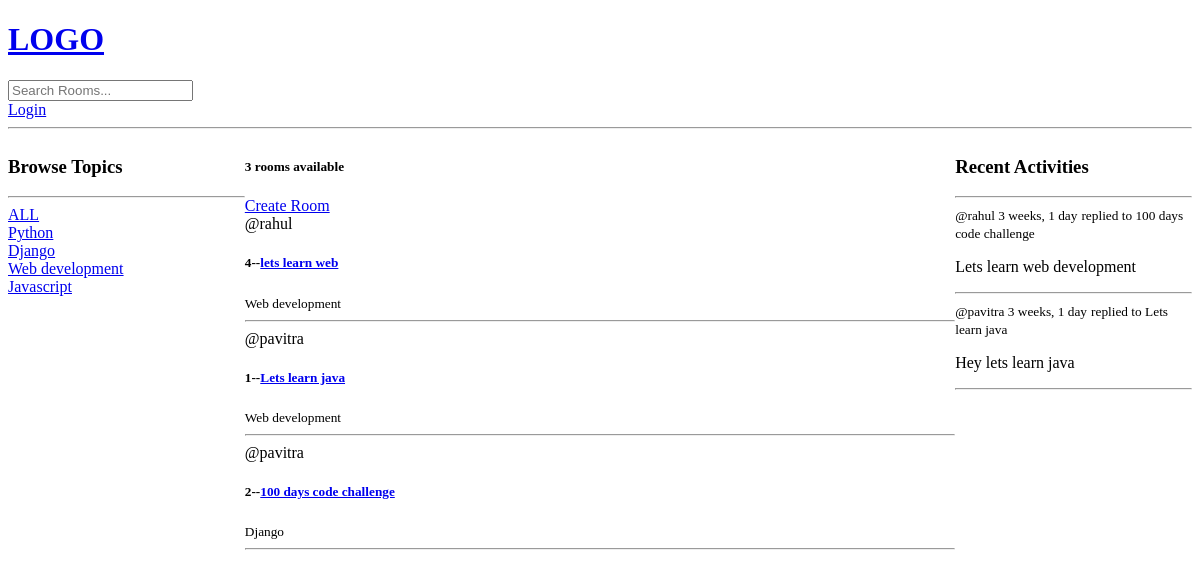
Before: / with the older database file.
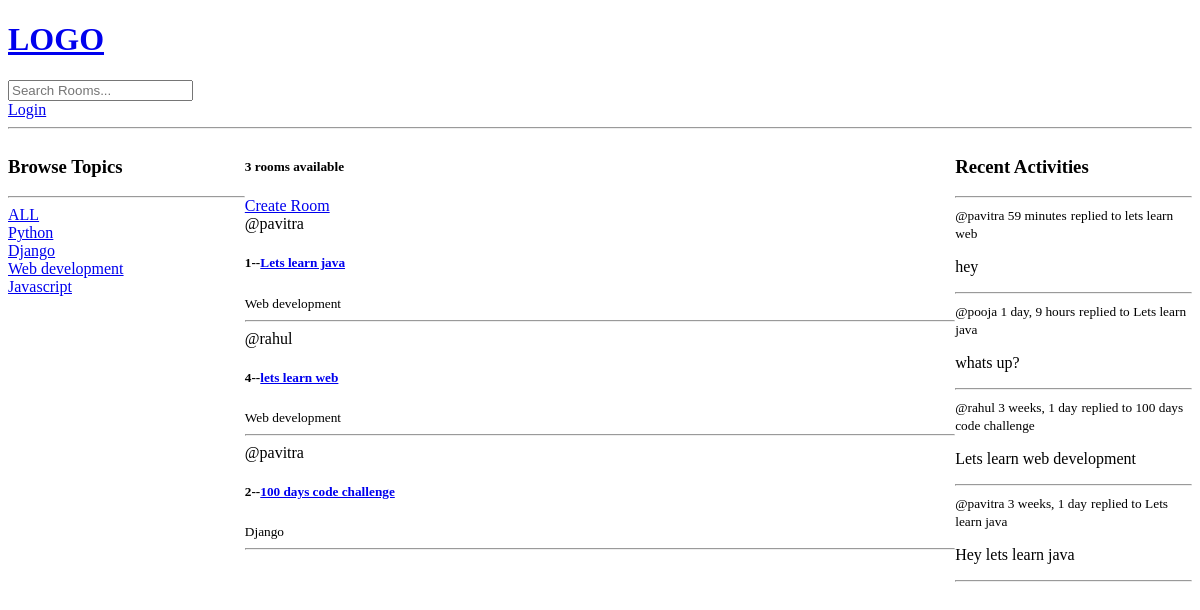
After: the same page with the newer database file.
### base/models.py (models this page shows, shortened)
class Topic(models.Model):
    name = models.CharField(max_length=200)

class Room(models.Model):
    host = models.ForeignKey(User, on_delete=models.SET_NULL, null=True)
    topic = models.ForeignKey(Topic, on_delete=models.SET_NULL, null=True)
    name = models.CharField(max_length=200)
    description = models.TextField(null=True, blank=True)
    participants = models.ManyToManyField(
        User, related_name='participants', blank=True)
    updated = models.DateTimeField(auto_now=True)
    created = models.DateTimeField(auto_now_add=True)
    class Meta:
        ordering = ['-updated', '-created']
    def __str__(self):
        return str(self.name)

class Message(models.Model):
    user = models.ForeignKey(User, on_delete=models.CASCADE)
    room = models.ForeignKey(Room, on_delete=models.CASCADE)
    body = models.TextField()
    updated = models.DateTimeField(auto_now=True)
    created = models.DateTimeField(auto_now_add=True)
    class Meta:
        ordering = ['-updated', '-created']
    def __str__(self):
        return self.body[0:50]

### base/views.py (the view)
# urls.py: path('', views.home, name='home'),
def home(request):
    q = request.GET.get('q') if request.GET.get('q') != None else ''
    rooms = Room.objects.filter(Q(topic__name__icontains=q) |
                                Q(name__icontains=q) |
                                Q(description__icontains=q)
                                )
    topics = Topic.objects.all()
    room_count = rooms.count()
    room_messages = Message.objects.filter(Q(room__topic__name__icontains=q))
    context = {'rooms': rooms, 'topics': topics, 'room_count': room_count,'room_messages':room_messages}
    return render(request, 'base/home.html', context)

### base/templates/base/home.html (shortened to what this page needs)
{% extends 'main.html' %}
{% block content %}
<div class="home-container">
    <div>
        <h3>Browse Topics</h3>
        <hr>
        <div>
            <a href="{%url 'home'%}">ALL</a>
        </div>
        {%for topic in topics%}
        <div>
            <a href="{%url 'home'%}?q={{topic.name}}">{{topic.name}}</a>
        </div>
        {%endfor%}
    </div>
    <div>
        <h5>{{room_count}} rooms available</h5>
        <a href="{% url 'create-room' %}">Create Room</a>
        <div>
            {% for room in rooms %}
            <div>
                <span>@{{room.host.username}}</span>
                <h5>{{room.id}}--<a href="{%url 'room' room.id%}">{{room.name}}</a></h5>
                <small>{{room.topic.name}}</small>
                <hr>
            </div>
            {% endfor %}
        </div>
    </div>
    <div>
        {% include 'base/activity_component.html' %}
    </div>
</div>
{% endblock %}

### templates/main.html (shortened to what this page needs)
<!DOCTYPE html>
<html>
<head>
</head>
<body>
    {% include 'navbar.html' %}
{% block content %}
    {% endblock %}
</body>
</html>

### templates/navbar.html
<a href="/">
    <h1> LOGO</h1>
</a>
<form method="GET" action="{%url 'home'%}">
    <input type="text" name="q" placeholder="Search Rooms..."/>
</form>
{% if request.user.is_authenticated %}
<p> Hello {{request.user}}</p>
<a href="{% url 'logout'%}">Logout</a>
{%else%}
<a href="{%url 'login'%}">Login</a>
{% endif %}
<hr>

### base/templates/base/activity_component.html (shortened to what this page needs)
<h3> Recent Activities </h3>
<hr>
{%for message in room_messages%}
<div>
    <small>@{{message.user}} {{message.created|timesince}}</small>
    <small>replied to {{message.room}}</small>
    <p>{{message}}</p>
    <hr>
</div>
{% endfor %}

### base/templates/base/home.html (style rules this page uses)
.home-container { display: grid; grid-template-columns: 1fr 3fr 1fr; }

Changed rows visible on the page:
changed Room "Lets learn java": moves up the list
added Message: user "pavitra", created "59 minutes", room "lets learn web", body "hey"
added Message: user "pooja", created "1 day, 9 hours", room "Lets learn java", body "whats up?"
